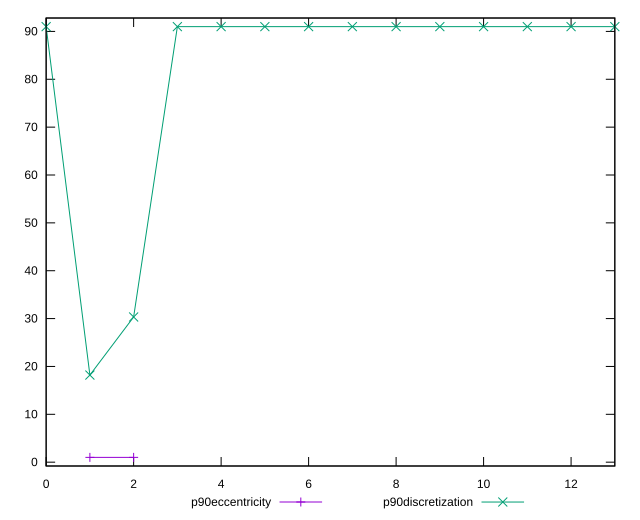

Here is the gnuplot script that generated this plot:
reset

$p90Eccentricity <<EOF
1 0.9999999999999993
2 1.0000000000000049
EOF

$p90Discretization <<EOF
0 91
1 18.2
2 30.333333333333332
3 91
4 91
5 91
6 91
7 91
8 91
9 91
10 91
11 91
12 91
13 91
EOF

set key outside below
set xrange [0:13]
set yrange [-0.8000000000000007:92.8]
set trange [-0.8000000000000007:92.8]
set terminal svg size 640, 520 enhanced background rgb 'white'
set output "report_00008_2021-01-22T20:58:29.167/uses-text-compression/progression/eccentricity.svg"

plot $p90Eccentricity title "p90eccentricity" with linespoints, \
     $p90Discretization title "p90discretization" with linespoints

reset
